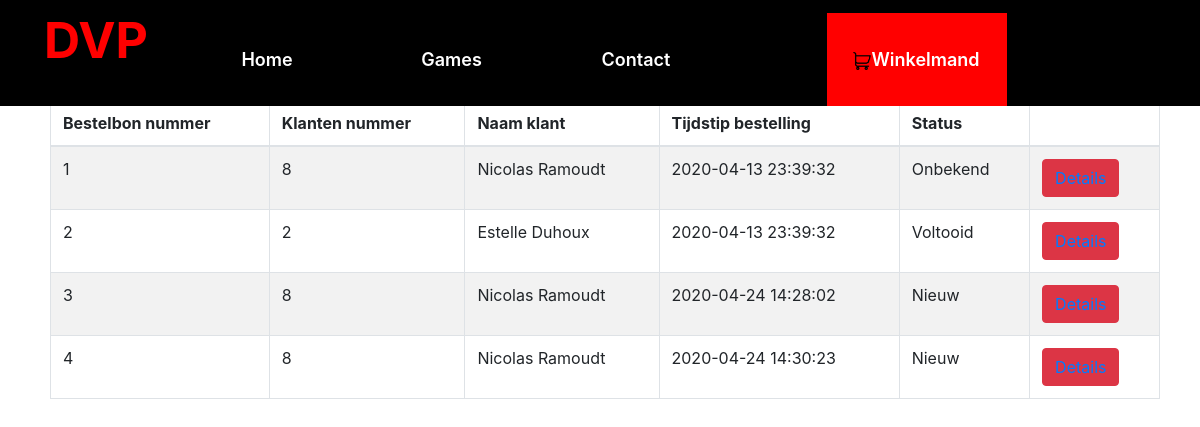
Screenshot of /admin/bestellingen/index.php (signed in) with the database file from the repository.
### tables this page shows
CREATE TABLE IF NOT EXISTS `tblbestelbons` (
  `id` int(11) NOT NULL AUTO_INCREMENT,
  `tblklant_KlantID` int(11) NOT NULL,
  `besteldatum` datetime NOT NULL DEFAULT CURRENT_TIMESTAMP,
  `status` int(11) NOT NULL,
  PRIMARY KEY (`id`)
);

CREATE TABLE IF NOT EXISTS `tblklant` (
  `KlantID` int(11) NOT NULL AUTO_INCREMENT,
  `Naam` varchar(25) DEFAULT NULL,
  `Telefoonnummer` varchar(20) DEFAULT NULL,
  `Adres` text,
  `Gemeente` text,
  `Postcode` varchar(25) DEFAULT NULL,
  `Admin` tinyint(1) NOT NULL DEFAULT '0',
  `Gebruikersnaam` varchar(50) NOT NULL,
  `Wachtwoord` varchar(255) NOT NULL,
  `Email` varchar(100) NOT NULL,
  PRIMARY KEY (`KlantID`)
);

CREATE TABLE IF NOT EXISTS `tblbestelstatus` (
  `id` int(11) NOT NULL AUTO_INCREMENT,
  `status` varchar(25) NOT NULL,
  PRIMARY KEY (`id`)
);

### admin/bestellingen/index.php (the view, shortened to what this page needs)
<?php
require('../../config.php');
$sql = "SELECT tblbestelbons.id, tblklant_KlantID, tblklant.Naam, tblbestelbons.besteldatum, tblbestelstatus.status FROM tblbestelbons
        INNER JOIN tblklant ON tblbestelbons.tblklant_KlantID = tblklant.KlantID
        INNER JOIN tblbestelstatus ON tblbestelstatus.id = tblbestelbons.status";
$overzichtbestelbons = $dbh->query($sql);
?>
<html>
<head>
  <link rel="stylesheet" href="../../css/bootstrap.min.css"/>
  <link rel="stylesheet" href="../../css/font-awesome.min.css"/>
  <link rel="stylesheet" href="../../css/owl.carousel.min.css"/>
  <link rel="stylesheet" href="../../css/flaticon.css"/>
  <link rel="stylesheet" href="../../css/slicknav.min.css"/>
  <link rel="stylesheet" href="../../css/style.css"/>
</head>
<body style="background-color:white;">
        <?php $page=''; require( SITE_DIR.'/Includes/navbar.php' ); ?>
<main class="container categorielijst">
  <div class="row mt-3">
    <div class="col-12">
      <table id="overzichtTabel" class="table table-striped table-bordered" style="width:100%;">
        <thead>
        <tr>
          <th>Bestelbon nummer</th>
          <th>Klanten nummer</th>
          <th>Naam klant</th>
          <th>Tijdstip bestelling</th>
          <th>Status</th>
          <th></th>
        </tr>
        </thead>
        <?php
        foreach ($overzichtbestelbons as $bestelbon) {
          ?>
          <tr>
              <td><?php echo $bestelbon['id']; ?></td>
              <td><?php echo $bestelbon['tblklant_KlantID']; ?></td>
              <td><?php echo $bestelbon['Naam']; ?></td>
              <td><?php echo $bestelbon['besteldatum']; ?></td>
              <td><?php echo $bestelbon['status']; ?></td>
              <td><button class="btn btn-danger"><a href=detail.php?bestelbon_id=<?php echo $bestelbon['id'] ?>>Details</a></button></td>
          </tr>
          <?php
        }
        ?>
      </table>
    </div>
  </div>
</main>
</body>
</html>

### css/style.css (style rules this page uses)
html, h1, h2, h3, h4, h5, h6 { margin: 0; color: #22242b; font-weight: 600; }
body { width: 100%; }
table { margin-left: 5px; }
.categorielijst, .klantenlijst { margin-top: 100px; }

### rows the page displays
tblbestelbons: id "1", tblklant_KlantID "8", tblklant.Naam "Nicolas Ramoudt", besteldatum "2020-04-13 23:39:32", tblbestelstatus.status "Onbekend"
tblbestelbons: id "2", tblklant_KlantID "2", tblklant.Naam "Estelle Duhoux", besteldatum "2020-04-13 23:39:32", tblbestelstatus.status "Voltooid"
tblbestelbons: id "3", tblklant_KlantID "8", tblklant.Naam "Nicolas Ramoudt", besteldatum "2020-04-24 14:28:02", tblbestelstatus.status "Nieuw"
tblbestelbons: id "4", tblklant_KlantID "8", tblklant.Naam "Nicolas Ramoudt", besteldatum "2020-04-24 14:30:23", tblbestelstatus.status "Nieuw"
